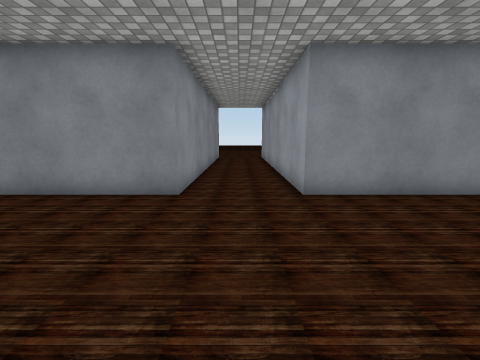
view 1 (above)

16 first-person views from a walk through a scene from a Unity 3-D project. The camera is 1.4 m above the floor, tilts 10° down and sees 90° across. Doors are open. The floor is counted in squares, 1 m on a side. Each view is taken from the middle of a square. On the plan, view 1 faces up. The plan holds only what a view shows up to about 13 squares ahead; the rest is blank. The place goes on beyond the plan. The player is left out. Some surface patterns are stand-ins.

view 2
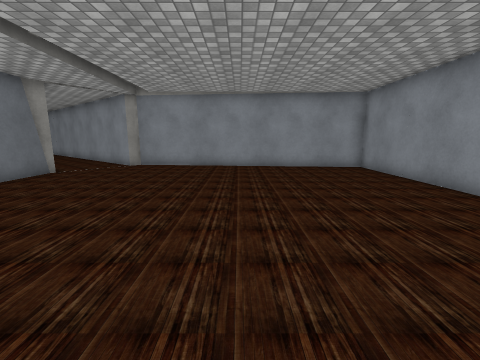

view 3
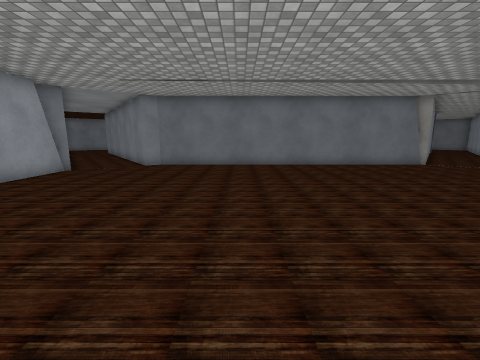

view 4
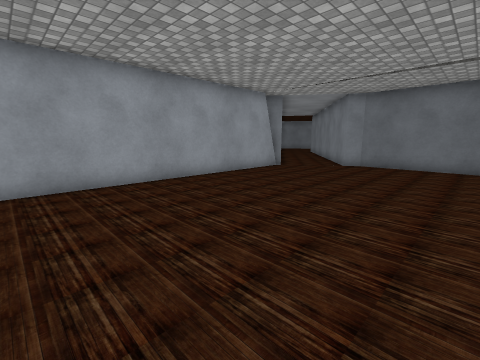

view 5
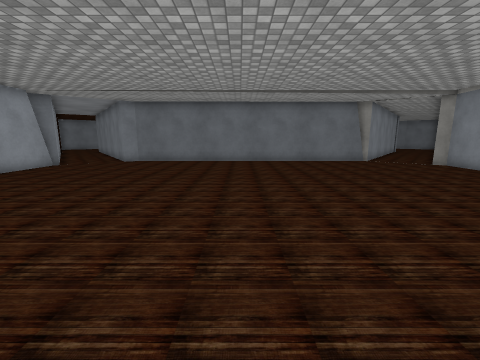

view 6
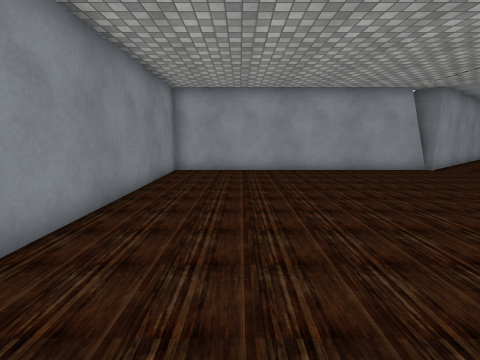

view 7
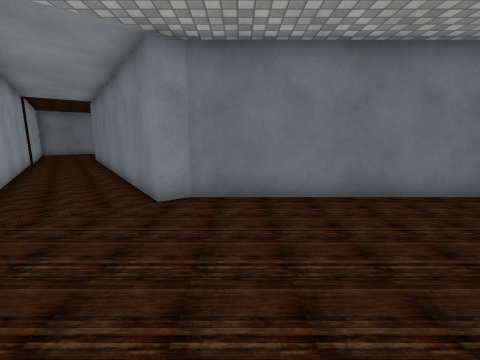

view 8
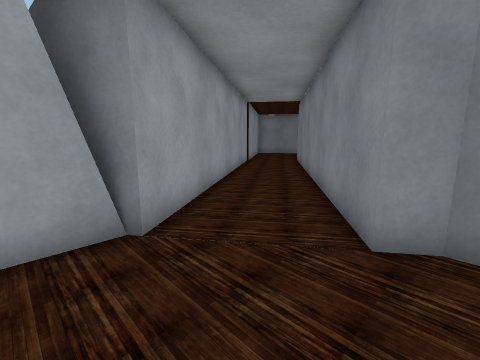

view 9
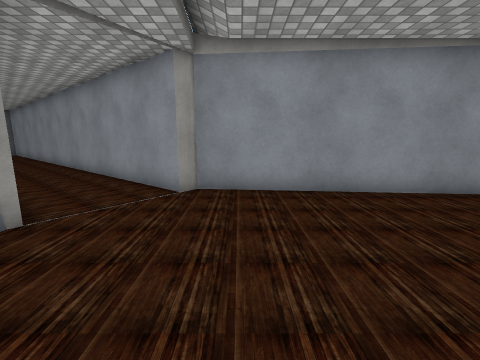

view 10
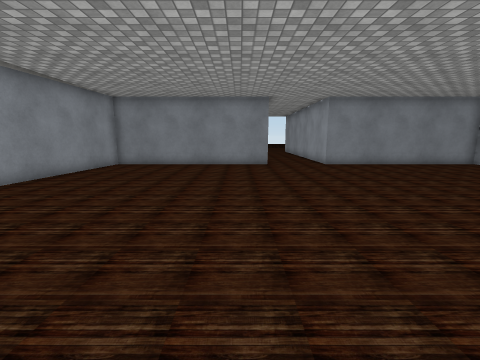

view 11
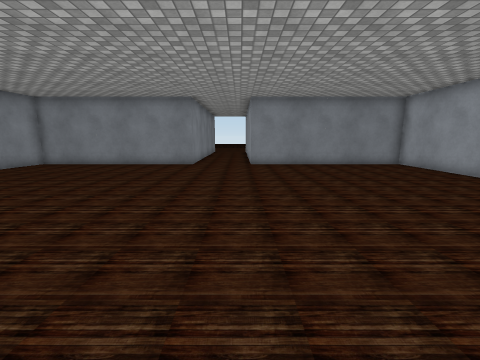

view 12
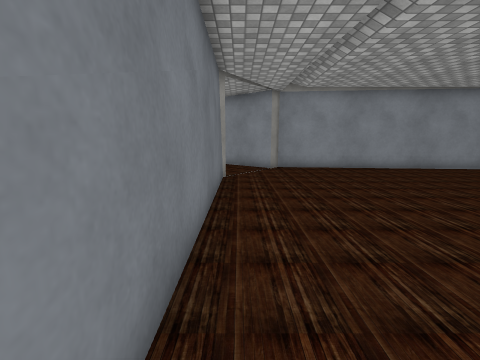

view 13
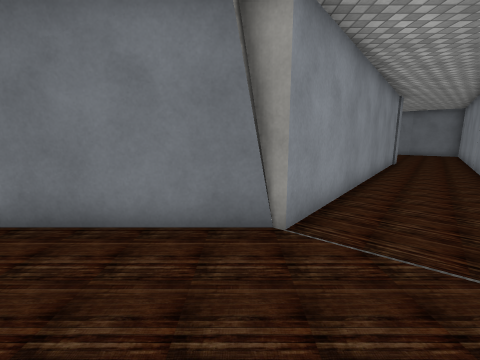

view 14
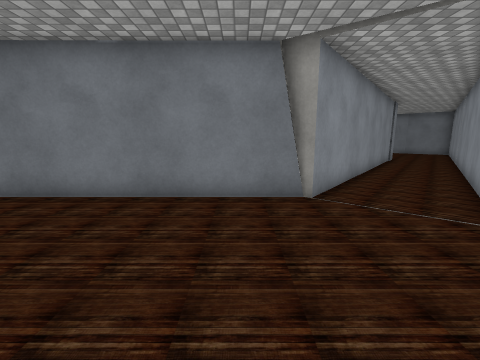

view 15
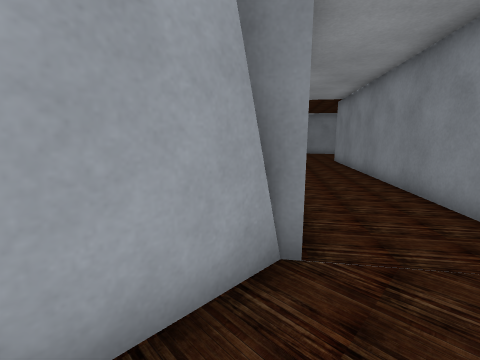

view 16
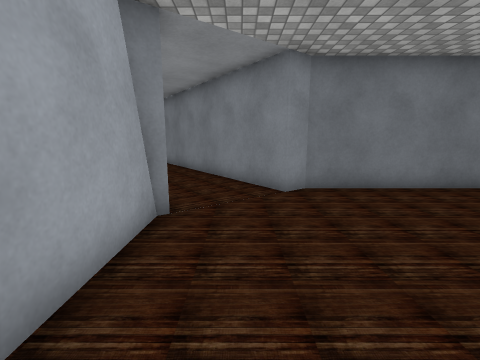

### Floor plan
Points are (right, up) in squares from view 1. A wall is a line through its corners. A room is listed if a view was taken in it or the views show most of it. See-through windows are left out.
Room 1 (views 1, 2, 3, 4, 6, 7, 8, 9, 10, 11, 12, 13, 14, 15, 16)
walls: (-1.5, 5.8) (-9.5, 5.8) (-10.5, -5.3); (-7.5, -7.6) (6.2, -7.6) (6.8, -7.1); (-7.7, -7.5) (-7.2, -7.9); (9.3, -5.3) (10.1, -4.8); (9.5, -5.1) (9.5, 5.8) (1.6, 5.8); (-10.7, -5.1) (-10.1, -5.6)
ways out: open door at (0, 6) to room 2; open door at (-8.5, -6.3); open door at (8.5, -6)
Room 2 (view 5)
walls: (-1.5, 7.5) (-1.5, 5.8); (1.6, 5.8) (1.6, 7.5)
ways out: open door at (0, 6) to room 1

Where each view was taken, in squares from view 1:
view 1: 0 up, 0 right, facing up
view 2: 0 up, 2 right, facing left
view 3: 5 up, 2 right, facing down
view 4: 5 up, 2 right, facing down-right
view 5: 7 up, 0 right, facing down
view 6: 3 up, 1 left, facing right
view 7: 2 down, 5 right, facing down
view 8: 4 down, 6 right, facing down-right
view 9: 4 down, 4 left, facing left
view 10: 7 down, 3 left, facing up
view 11: 7 down, 1 right, facing up
view 12: 7 down, 1 right, facing left
view 13: 4 down, 7 left, facing down
view 14: 2 down, 6 left, facing down
view 15: 3 down, 8 right, facing down-right
view 16: 1 down, 8 right, facing down
